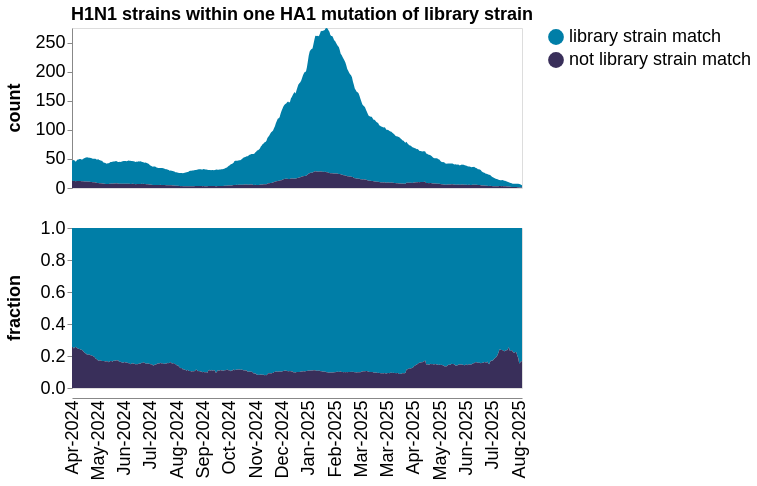

The notebook cell saved with this chart:
### Markdown cell above
Plot number of strains in each group as a function of date:

### Code cell
# We create an integer days columns so we can impute missing days
grouped_counts_by_date = (
    filtered_counts_by_date
    .assign(
        set_of_strains=lambda x: x["variant"].map(
            lambda v: (
                "library strain match"
                if v not in {NOT_IN_LIBRARY}
                else v
            ),
        )
    )
    .groupby(["set_of_strains", "date"], as_index=False)
    .aggregate({"sequences": "sum"})
)


# Configure chart
titleFontSize = 18
labelFontSize = 18

# Make chart
grouped_counts_by_date_chart = (
    alt.Chart(grouped_counts_by_date)
    .transform_window(
        count="mean(sequences)",
        groupby=["set_of_strains"],
        frame=[-plot_window_frame_days, plot_window_frame_days],
    )
    .transform_joinaggregate(total_count="sum(count)", groupby=["date"])
    .transform_calculate(fraction=alt.datum.count / alt.datum.total_count)
    .transform_fold(
        fold=["count", "fraction"],
        as_=["statistic", "count_or_fraction"],
    )
    .encode(
        alt.X("date", title=None, axis=alt.Axis(grid=False, format="%b-%Y", labelAngle=-90,
                                                tickCount=100, tickSize=0,
                                                titleFontSize=titleFontSize,
                                                labelFontSize=labelFontSize)),
        alt.Y(
            "count_or_fraction:Q",
            axis=alt.Axis(grid=False, 
                          titleFontSize=titleFontSize,
                          labelFontSize=labelFontSize),
            title=None,
            scale=alt.Scale(nice=False)
        ),
        alt.Fill(
            "set_of_strains",
            title="set of strains",
            legend=alt.Legend(
                orient="right",
                labelLimit=500,
                title=None,
            ),
            scale=alt.Scale(range=color_scheme)
        ),
        alt.Row(
            "statistic:N",
            title=None,
            header=alt.Header(orient="left", labelFontStyle="bold",
                              titleFontSize=titleFontSize,
                              labelFontSize=labelFontSize)
        ),
        tooltip=[
            "set_of_strains",
            "date",
            "statistic:N",
            alt.Tooltip("count_or_fraction:Q", format=".2f"),
        ],
    )
    .mark_area()
    .configure_legend(labelFontSize=labelFontSize, rowPadding=5, symbolSize=250)
    .properties(
        width=450,
        height=160,
        title=alt.TitleParams(
            plot_title,
            dx=65,
            fontSize = titleFontSize
        ),
    )
    .resolve_scale(y="independent")
)

print(f"Saving to {svg=}")
grouped_counts_by_date_chart.save(svg)

grouped_counts_by_date_chart

### Figure 1 — Vega-Lite specification as saved in the notebook (floating-point values rounded to 4 significant figures; data arrays with more than 128 entries replaced by an {"elided": "..."} marker saying what was removed)
{"config": {"view": {"continuousWidth": 300, "continuousHeight": 300}, "legend": {"labelFontSize": 18, "rowPadding": 5, "symbolSize": 250}}, "data": {"name": "data-5753e523f1ed3672dc92d57d0886e222"}, "mark": {"type": "area"}, "encoding": {"fill": {"field": "set_of_strains", "legend": {"labelLimit": 500, "orient": "right", "title": null}, "scale": {"range": ["#007EA7", "#392F5A"]}, "title": "set of strains", "type": "nominal"}, "row": {"field": "statistic", "header": {"labelFontSize": 18, "labelFontStyle": "bold", "orient": "left", "titleFontSize": 18}, "title": null, "type": "nominal"}, "tooltip": [{"field": "set_of_strains", "type": "nominal"}, {"field": "date", "type": "temporal"}, {"field": "statistic", "type": "nominal"}, {"field": "count_or_fraction", "format": ".2f", "type": "quantitative"}], "x": {"axis": {"format": "%b-%Y", "grid": false, "labelAngle": -90, "labelFontSize": 18, "tickCount": 100, "tickSize": 0, "titleFontSize": 18}, "field": "date", "title": null, "type": "temporal"}, "y": {"axis": {"grid": false, "labelFontSize": 18, "titleFontSize": 18}, "field": "count_or_fraction", "scale": {"nice": false}, "title": null, "type": "quantitative"}}, "height": 160, "resolve": {"scale": {"y": "independent"}}, "title": {"text": "H1N1 strains within one HA1 mutation of library strain", "dx": 65, "fontSize": 18}, "transform": [{"window": [{"op": "mean", "field": "sequences", "as": "count"}], "frame": [-10, 10], "groupby": ["set_of_strains"]}, {"joinaggregate": [{"op": "sum", "field": "count", "as": "total_count"}], "groupby": ["date"]}, {"calculate": "(datum.count / datum.total_count)", "as": "fraction"}, {"fold": ["count", "fraction"], "as": ["statistic", "count_or_fraction"]}], "width": 450, "$schema": "https://vega.github.io/schema/vega-lite/v5.20.1.json", "datasets": {"data-5753e523f1ed3672dc92d57d0886e222": {"elided": "960 records"}}}
